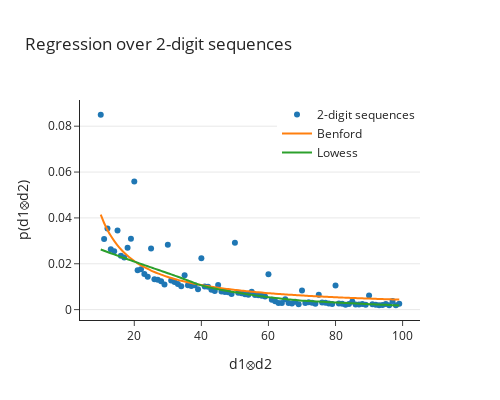

Notebook cell for this chart:
### Code cell
fig = go.Figure()

fig.add_trace(go.Scatter(x=list(range(10,100)), y=y, mode='markers', name = "2-digit sequences"))
fig.add_trace(go.Scatter(x=list(range(10,100)), y=benford_line, line_shape="spline", mode="lines", name="Benford"))
fig.add_trace(go.Scatter(x=lowess[:, 0], y=lowess[:, 1],  line_shape="spline", mode="lines", name="Lowess"))
fig.update_yaxes(showgrid=True)
fig.update_layout(
    title="Regression over 2-digit sequences",
    xaxis_title="d1⊗d2",
    yaxis_title="p(d1⊗d2)",
    template="simple_white",
    legend=dict(
        yanchor="top",
        y=1,
        xanchor="right",
        x=1),
    width=500, height=400,
    )
